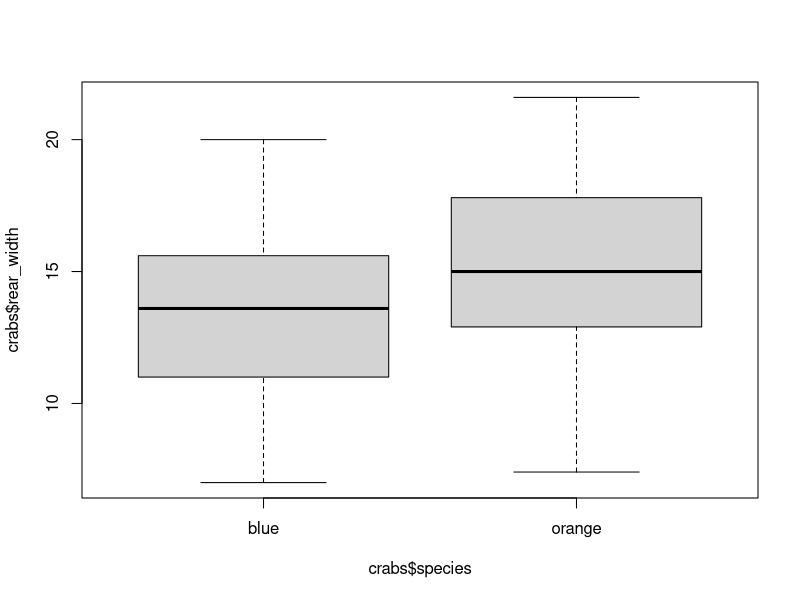
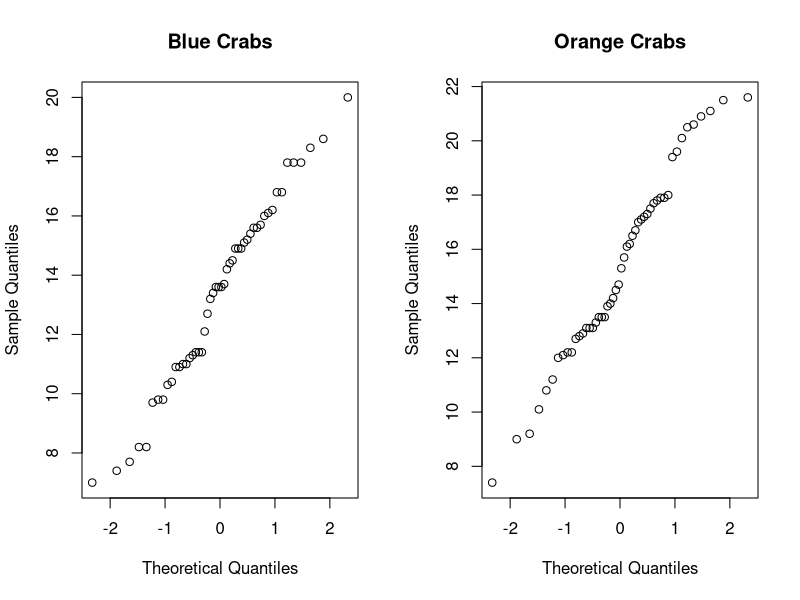

Generate these figures, in order, with R:
# ===========================
# Crab Data: Exploration
# ===========================

crabs <- read.csv("all_crabs.csv", header = T)

head(crabs)
table(crabs$species)
class(crabs$species)

crabs$species <- as.factor(crabs$species)
head(crabs)


boxplot(crabs$rear_width ~ crabs$species)

summary(subset(crabs, species == 'blue')$rear_width)
summary(subset(crabs, species == 'orange')$rear_width)


# ==================================
# Airbnbs: CI for Price Difference
# ==================================
ybar1 <- 74.9
n1 <- 9
s1 <- 21.8

ybar2 <- 212.7
n2 <- 38
s2 <- 193


# Find Degrees of Freedom
C <- (s1^2 / n1) / (s1^2 / n1 + s2^2 / n2)
C  # C will always be between 0 and 1
degrees.of.freedom <- (n1 - 1) * (n2 - 1) / ((1 - C)^2 * (n1 - 1) + C^2 * (n2 - 1))

# Use Degrees of Freedom to Find t*
alpha <- 0.05
tstar <- qt(1 - alpha / 2, df = degrees.of.freedom)

# Lower and Upper Endpoints
ybar1 - ybar2 - tstar * sqrt(s1^2 / n1 + s2^2 / n2)
ybar1 - ybar2 + tstar * sqrt(s1^2 / n1 + s2^2 / n2)


# ===============================================
# Airbnb: test H0: mu1 - mu2 = 0 vs. HA: mu1 - mu2 < 0 (Entire Homes Are More Expensive)
# ===============================================

ybar1 <- 74.9
n1 <- 9
s1 <- 21.8

ybar2 <- 212.7
n2 <- 38
s2 <- 193


# Find Degrees of Freedom
C <- (s1^2 / n1) / (s1^2 / n1 + s2^2 / n2)
degrees.of.freedom <- (n1 - 1) * (n2 - 1) / ((1 - C)^2 * (n1 - 1) + C^2 * (n2 - 1))


# Calculate the Test Statistic
t0 <- (ybar1 - ybar2) / sqrt(s1^2 / n1 + s2^2 / n2)
t0

# The Alternative is One-Sided, so p-value is P(T < t0)
pt(t0, df = degrees.of.freedom)


# ========================================
# Crabs: test H0: mu1 - mu2 = 0 vs. HA: mu1 - mu2 =/= 0
# alpha = 0.05
# ========================================

t.test(crabs$rear_width ~ crabs$species, var.equal = TRUE)


# ==============================================
# Model Checking
# ==============================================

par(mfrow = c(1, 2))
qqnorm(subset(crabs, species == 'blue')$rear_width,
       main = 'Blue Crabs')

qqnorm(subset(crabs, species == 'orange')$rear_width,
       main = 'Orange Crabs')